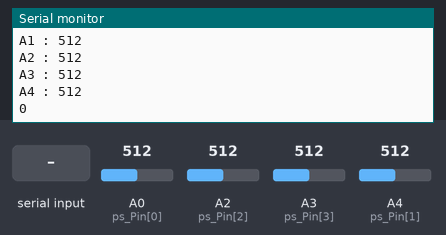
The sketch below on a simulated Arduino Uno, built with avr-gcc and run on an emulated ATmega328P. Parts: the last lines printed to the serial monitor. The test bench sets the inputs (shaded band); at power-on: A0 (ps_Pin[0]) = 512, A2 (ps_Pin[2]) = 512, A3 (ps_Pin[3]) = 512, A4 (ps_Pin[1]) = 512.

Above: at 6.2 s.
6.3 s: A0 (ps_Pin[0]) set to 490
7.8 s: A2 (ps_Pin[2]) set to 490
At 8.6 s:
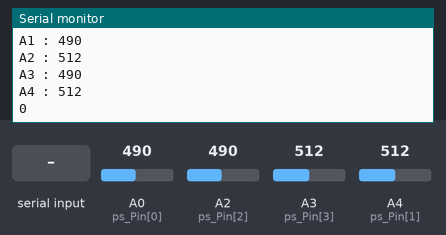
9.3 s: A3 (ps_Pin[3]) set to 490
At 10.6 s:
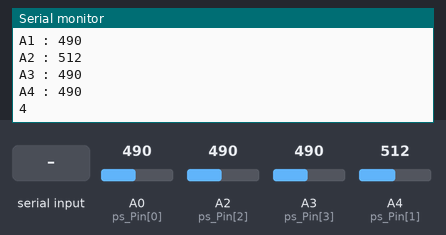
10.8 s: A4 (ps_Pin[1]) set to 490
12.3 s: "1" received over the second serial link
13.8 s: "0" received over the second serial link
Timing chart, 0 to 16.3 s (numbered marks = the images above; inputs shaded):
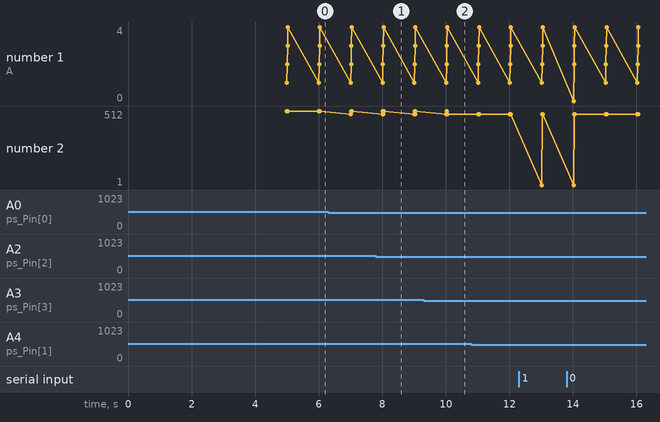

Measured:
- after the input at 7.8 s, the serial monitor: prints a new line after 0.23 s (image 1)
- after the input at 9.3 s, the serial monitor: prints a new line after 0.75 s (image 2)

The sketch:

ValuesToApp.ino
```cpp
#include <SoftwareSerial.h>
SoftwareSerial BTSerial(2,3);

int ps_Pin[] = {A0,A4,A2,A3};
int ps_Value[] = {0,0,0,0};
int i;
int default_Value[]={0,0,0,0};
int cnt_time[] = {0,0};

void setup() {
  Serial.begin(9600);
  Serial.println("Hello!");
  BTSerial.begin(9600);
  for(i=0;i<5;i++)
  {
    default_Value[0] += analogRead(ps_Pin[0]);
    default_Value[1] += analogRead(ps_Pin[1]);
    default_Value[2] += analogRead(ps_Pin[2]);
    default_Value[3] += analogRead(ps_Pin[3]);
    delay(1000);
  }
  for(i=0;i<4;i++) {
    default_Value[i] = default_Value[i]/5;
  }

}

void loop() {

  if (BTSerial.available()) {
    Serial.write(BTSerial.read());
  }
  if (Serial.available()) {
    BTSerial.write(Serial.read());
  }

  ps_Value[0] = analogRead(ps_Pin[0]);
  ps_Value[1] = analogRead(ps_Pin[1]);
  ps_Value[2] = analogRead(ps_Pin[2]);
  ps_Value[3] = analogRead(ps_Pin[3]);
  Serial.print("A1 : ");
  Serial.println(ps_Value[0]);
  Serial.print("A2 : ");
  Serial.println(ps_Value[1]);
  Serial.print("A3 : ");
  Serial.println(ps_Value[2]);
  Serial.print("A4 : ");
  Serial.println(ps_Value[3]);
  Serial.println();

  if((ps_Value[0] < 200) & (ps_Value[1] < 200) & (ps_Value[2] < 200) & (ps_Value[3]<200)) {
    BTSerial.print("7");
    Serial.print("7");
  }
  else if((ps_Value[0] < 500) & (ps_Value[3] < 500)) {
      BTSerial.print("4");
      Serial.println("4");
    }
  else if((ps_Value[1] < 500) & (ps_Value[2] < 500)) {
    BTSerial.print("5");
    Serial.println("5");
  }
  else if( ps_Value[0] < 200) {
    BTSerial.print("1");
    Serial.println("1");
  }
  else if(ps_Value[1] < 200) {
    BTSerial.print("2");
    Serial.println("2");
  }
  else if((ps_Value[2] < 200) & (ps_Value[3] < 200)) {
    BTSerial.print("3");
    Serial.println("3");
  }
  else {
    BTSerial.print("0");
    Serial.println("0");
  }
  delay(1000);
}
```
